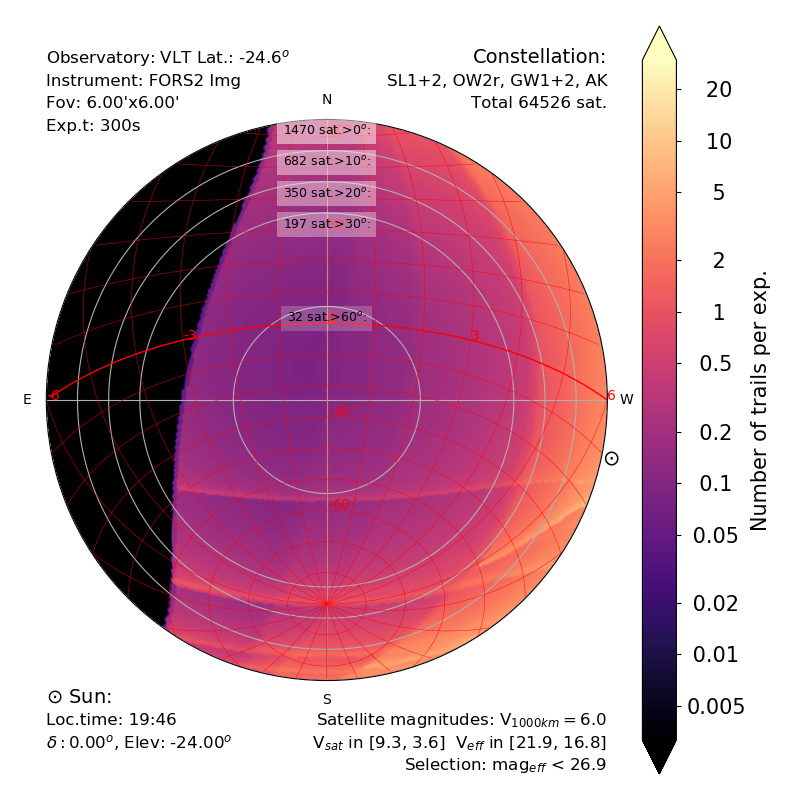

Write Python code to recreate this figure.
#!/usr/bin/env python3
# ConAn
# Constellation Analytic simulations
#
# Generate main plot: density of satellite over the map of the sky

# obsplot.py
#   -h for options

import matplotlib
matplotlib.use('Agg')  # to avoid Xdisplay issues in remote
import matplotlib.pyplot as plt
import numpy as np

import argparse
import sys
import os
sys.path.append(os.path.dirname(__file__)+"/../")


from matplotlib import ticker
from conanplot import gyrd


# import ConAn routines
import conan as ca
import conanplot as cp
from constants import mag550

#----- config
step = 0.75 #deg >~1. Smaller values take forever
#outpath = "/home/ohainaut/public_html/outsideWorld/"
outpath = "./"


#------Arguments

parser = argparse.ArgumentParser(description=
'''Satellite constellations: sky map of satellite trail density or related information. 
Define the position of the observatory, the position of the Sun, the constellation(s),
the instrument and its characteristics, and the output required.''')
parser.add_argument('-d','--deltaSun', default=0.,
                    help="Sun: Declination of the Sun [deg]")
parser.add_argument('-a','--alphaSun', 
                    help="Sun: Hour Angle of the Sun [deg]. If present, overwrites elevSun")
parser.add_argument('-e','--elevSun', default=-24.,
                    help="Sun: Elevation of the Sun BELOW the horizon. Should probably be >0 in most cases [deg]")
parser.add_argument('-C','--constellations', default='SLOWGWAK',
                    help="ID of the constellation group; list for a list")
parser.add_argument('-l','--latitude', default=-24.6,
                    help="Observatory: Latitude of the observatory [deg]")
parser.add_argument('-r','--resolution', default=1./3600., 
                    help="Observatory: Resolution of the instrument [deg]")
parser.add_argument('-t','--expTime', default=10.,
                    help="Observatory: Exposure time [sec]")
parser.add_argument('-f','--FoV', default=1.,
                    help="Observatory: Field of view of the instrument. Length or diametre [arcsec]")
parser.add_argument('-w','--FoVw', 
                    help="Observatory: Field of view of the instrument. Width. Equal to Length if omitted [arcsec]")
parser.add_argument('-m','--magLim', default=99.,
                    help="Observatory: Detection limit magnitude of the instrument [5sigma Mag during expTime]")
parser.add_argument('--magBloom', default=-99.,
                    help="Observatory: Magnitude over which the instrument saturates [Mag for expTime]. Default: -99 (no blooming)")
parser.add_argument('-k','--trailFill', default=1.,
                    help="Observatory: Trail filling fraction (width of the trail as fraction of FoV)")
parser.add_argument('-s','--telescope', default=" ",
                    help="Observatory: Name of the telescope")
parser.add_argument('-i','--instrument', default=" ",
                    help="Observatory: Name of the instrument")
parser.add_argument('-T','--system', 
                    help='''Observatory: Predefined telescope/instrument with
                         extptime, FoVl, FoVw, maglim, magbloom, trailf,  
                         telescope, instrument, resolution, latitude. 
                         Use individual options to overwrite presets.
                         SPECIAL CODES: SatDens for satellite density; 
                         TrailDens for trail density;
                         skyMag for sky surface brightness [mag];
                         skyFrac for sky surface brightness as a fraction.
''')
parser.add_argument('-M','--magcut', default="ALL",
                    help="Plot: ALL (Default), OBS, BRIGHT, FAINT, or EFFECT")
parser.add_argument('--noplot', action='store_false',
                    help="Plot: Don't generate the plot (mostly debug)")
parser.add_argument('--noshade', action='store_true',
                    help="Plot: Don't shade low elevations")
parser.add_argument('--noscalebar', action='store_false',
                    help="Plot: Don't include scalebar")
parser.add_argument('--noalmuc', action='store_false',
                    help="Plot: Don't write sat count on the almucantars")
parser.add_argument('--nolabel', action='store_false',
                    help="Plot: Don't label the plot")
parser.add_argument('--pdf', action='store_true',
                    help="Plot: output file in pdf (default is png)")
args = parser.parse_args()




if args.system is not None:  #-----presets
    args.telinslabel = args.system
    args.telescope, args.lat, args.instrument, args.expt, args.fovl, args.fovw, args.resol, args.maglim, args.magbloom, args.trailf = cp.findPreset(args.telinslabel)
else:
    args.telinslabel = " "


    # observatory and instrument
    args.lat   = float(args.latitude)
    args.resol = float(args.resolution)

    args.expt = float(args.expTime)
    args.fovl = float(args.FoV)

    if args.FoVw is None:
        args.fovw = args.fovl*1.
    else:
        args.fovw = float(args.FoVw)

    args.maglim = float(args.magLim)
    args.magbloom = float(args.magBloom)
    args.trailf = float(args.trailFill)


# sun
args.deltas = float(args.deltaSun)
args.elevs = float(args.elevSun)   
if args.alphaSun is None:
    args.alphas = ca.elev2ra(args.elevs,args.deltas,args.lat) # get sun hourangle for twilight
else:
    args.alphas = float(args.alphaSun)
    args.elevs = ca.radec2elev(args.alphas,args.deltas,args.lat)



# flags
args.plotflag     = args.noplot
args.shadeflag    = args.noshade
args.scalebarflag = args.noscalebar
args.labelplotflag = args.nolabel
args.almucantar   = args.noalmuc
if args.pdf :
    args.outputformat = ".pdf"
else:
    args.outputformat = ".png"
    



# expand the constellation id into a list of real constellations
constellationsl, constellations = cp.findConstellations(args.constellations)
consLab, consNum, consPla, consNPl, consInc, consAlt = ca.loadConstellations(constellations)
nCons = len(consLab)



if 1:
    print("Telescope:          ", args.telinslabel)
    print("Tel. latitude:      ", args.lat)
    print("Tel. FoV:           ", args.fovl, args.fovw, "deg")
    print("Resolution (pixel):  {:.2g}arcsec".format(args.resol*3600.))
    print("Trail fill fraction: {:.3g}".format(args.trailf))
    print("Sun coord.: HA: {:.1f}, Dec: {:.1f}, Elev: {:.1f} [deg]".format(args.alphas, args.deltas, args.elevs))
    print("Constellations:     ",constellationsl)
    print("Number of sub.constellations:",nCons)
    print("Total num of sat:   ", sum(consNum))
    #print('Number of sat. per const.:',consNum)
    print('Magnitude cut:      ',args.magcut)
    print('plotflag:           ',args.plotflag)
    print('almucantar:         ',args.almucantar)



    
######################################################################
#---  COMPUTE CONSTELLATIONS

#fill ElAz:
AzEl = ca.fillAzEl(step)

densSatAll = np.zeros_like(AzEl[0])
densVelAll = np.zeros_like(AzEl[0])
densSatObs = np.zeros_like(AzEl[0])
densVelObs = np.zeros_like(AzEl[0])
densSatBloom = np.zeros_like(AzEl[0])
densVelBloom = np.zeros_like(AzEl[0])
fluxSatTotal = np.zeros_like(AzEl[0])

magmax = -99.
magmin = 99.
mageffmax = -99
mageffmin = 99.

icons = 0

while icons < len(consInc):
    # constellation
    densSi, veli, magi =  ca.modelOneConstMag(AzEl,args.lat, args.alphas,args.deltas,
                            consInc[icons], consAlt[icons], consNum[icons])

    magmax = max(magmax,np.amax(magi))
    magmin = min(magmin,np.amin(magi))
    
    # all sat:
    densSatAll += densSi
    densVelAll += densSi * veli

    # effective magnitude
    mageffi = magi  - 2.5*np.log10(args.resol/veli/args.expt)
    mageffmax = max(mageffmax,np.amax(mageffi))
    mageffmin = min(mageffmin,np.amin(mageffi))

    # only observable ones
    densSobsi = np.copy(densSi)
    densSobsi[ mageffi > args.maglim] = 0.
    densSatObs += densSobsi
    densVelObs += densSobsi * veli
    
    # only super bright bloomers
    densSbloomi = np.copy(densSi)
    densSbloomi[ mageffi > args.magbloom ] = 0.
    densSatBloom += densSbloomi
    densVelBloom += densSbloomi * veli

    #flux    
    fluxi = 10.**(-0.4*magi) /3600.**2 * densSi
    fluxSatTotal += fluxi

    icons += 1
    
# here, we have the following arrays defined:
#   densSatAll: dens in Nsat/sq.deg
#   densVelAll: density if trails in Ntrail/deg/sec
#   densSatObs: same, only for sat with mag < args.maglim
#   densVelObs:
#   densSatBloom: same, only for sat with mag < args.magbloom
#   densVelBloom
#   fluxSatTotal: flux density for mag/sq.arcsec, for m550 at 550km

if args.plotflag:
    print( "Satellite magnitudes in [{:.2f},{:.2f}]".format(magmax,magmin))
    print( "Satellite eff. mag.  in [{:.2f},{:.2f}]".format(mageffmax,mageffmin))
    print('Values at zenith:', AzEl[:,-1,-1])
    print('Sat density [n/sq.dg]', round(densSatAll[-1,-1],4))
    print('Sat vel (last constellation) [deg/s]', round(veli[-1,-1],4))
    print('Diffuse mag',  -2.5*np.log10(fluxSatTotal[-1,-1]))

# output file
outfileroot = "{}_{}_{}_{:02d}_{:02d}".format(args.telinslabel,args.constellations,args.magcut,int(args.lat),int(-args.elevs))

# sat count for almucantars
elLim = [60.,30.,20., 10.,0.]
elCount = ca.integrateSat(elLim,AzEl,densSatAll)

outfile = open(outpath+outfileroot+'.txt','w+')  # store the hist.
outstring =  ('{:6.3f} {:5.1f} '+' {:4.0f}'*16).format(
    args.alphas,
    args.elevs,
    0.,0.,0.,0.,
    elCount[1],    
    elCount[2],    
    elCount[3],    
    elCount[4],
    0.,0.,0.,0.,
    0.,0.,0.,0.)
#will be written to file later


#==============================================================================

if args.magcut == 'BRIGHT':
    ds = densSatBloom
    dv = densVelBloom
    labelmag = True              

elif args.magcut == 'OBS':
    ds = densSatObs
    dv = densVelObs
    labelmag = True              

elif args.magcut == 'FAINT':
    ds = densSatAll - densSatBloom
    dv = densVelAll - densVelBloom    
    labelmag = True              

elif args.magcut == 'ALL':
    ds = densSatAll
    dv = densVelAll

elif args.magcut == 'EFFECT':
    ds = args.trailf * densSatObs + (1.-args.trailf)* densSatBloom
    dv = args.trailf * densVelObs + (1.-args.trailf)* densVelBloom
    labelmag = True
    
else:
    print("valid for -M: BRIGHT OBS FAINT ALL EFFECT")
    exit(1)
    
#==============================================================================
# colormap
cmap = "magma"

# set limits for the colormap
lvmin = -2.5
lvmax = np.log10(30)##< MAXIMUM STANDARD
#lvmax = np.log10(5000)#


print ("telinslabel",args.telinslabel)
if args.telinslabel == "TrailDens":
    ldens = np.log10( dv )
    densl = "Number of trails./deg/sec."
    #print("Tdensity")

elif args.telinslabel == "SatDens":
    ldens = np.log10( ds )
    densl = "Number of sat./sq.deg."
    #print("Sdensity")

elif args.telinslabel == "skyMag":
    ldens =  2.5* np.log10( fluxSatTotal )
    skybrightmag = False
    lvmin = -30.0
    lvmax = -26.25  ## np.amax(ldens) + 0.5
    lvmax = -24.25  ## np.amax(ldens) + 0.5
    labelmag = True

elif args.telinslabel == "skyFrac":  # fraction of the sky surfbrightness
    skymag0 = 21.78 + 5 # dark sky, mag/arcsec2, +5 for %
    skymag = skymag0 
    #skymag = 21.00 +5  #  mag/arcsec2    -15deg tw
    #skymag = 19.80 +5  #  mag/arcsec2    -12deg tw
    #skymag = 9.0 +5   #  mag/arcsec2    -9deg tw
    ldens =  2.5* np.log10( fluxSatTotal ) + skymag
    print("pseudomag", np.amax(ldens), np.amin(ldens))
    lvmin = -30.0  + skymag0
    lvmax = -26.25 + skymag0
    labelmag = True


else: # other specific (including EFFECT)
    #print("density: other, specific instrument")
    dens    =  ds* args.fovl*args.fovw + dv * args.fovl * args.expt
             # trailf already accounted for in ds and dv
     
    ldens   = np.log10(dens)
    densobs = densSatObs * args.fovl*args.fovw +  densVelObs* args.fovl *args.expt
                     # number of observable trails

    
    # compute average effect:
    EffTot = 0.
    TrailTot = 0.
    icount = 0
    aircut = 20. #30. # start counting at airmass =2
    for i in np.arange(0,len( AzEl[1,:,1]) ):
        if AzEl[1,i,1] >= aircut:
            EffTot   += np.average(dens[i,:]   ) * np.cos(np.radians(AzEl[1,i,1]))
            TrailTot += np.average(densobs[i,:]) * np.cos(np.radians(AzEl[1,i,1]))
            icount += 1
    EffTot   = EffTot  /icount
    TrailTot = TrailTot/icount
    print("Aver. effect on exposures: Loss {:.3g}/1.; Trails: {:.3g}/exp".format( EffTot, TrailTot))
    outstring += " {} {}".format(EffTot,TrailTot)

    
    if args.magcut == 'EFFECT':
        #print("Effect")
        densl = "Fraction lost"
        cmap = gyrd    
        lvmin = -3.5  # log limits for the colour scale
        lvmax = 0.2  # 2.2
        labelmag = True
    else:
        densl = "Number of trails per exp."


#-- plot

if not args.plotflag:
    args.labelplotflag  = False
    args.scalebarflag = False
    args.shadeflag = False
else:
    fig = plt.figure(figsize=(8,8))
    ax =  fig.subplots(1,1,subplot_kw={'projection': 'polar'}) 
    _ = cp.initPolPlot(ax)
    
    clab = 'k'
    ccon = 'k'
    tickformat = "{:.1f}".format

    ldens[ ldens > lvmax  ] = lvmax
    ldens[ ldens < lvmin  ] = lvmin

    cfd = ax.contourf(np.radians(AzEl[0]), 90.-AzEl[1], ldens , 
                      levels=np.arange(lvmin,lvmax,0.01),
                      vmin=lvmin, vmax=lvmax ,
                      extend='both',
                      cmap=cmap)
    cfd.cmap.set_under('k') # below minimum -> black


#----------------------------------------------------------------------
#Scalebar
if args.scalebarflag:
    cbar = fig.colorbar(cfd)
    if args.telinslabel == "skyMag":
        # (the plot contains -mag) 
        barmag = np.arange(-30,-23,.5)
        if skybrightmag:
            cbar.set_ticklabels( [ "{:.1f}".format(x) for x in -cbar.get_ticks()])
            densl = "Surface brightness [mag/sq.arcsec]"

        else:
            if 0:
                # mucd/m2
                barlum = 12e10 * 10**(0.4*barmag)   ## CONVERSION mag->mucd
                cbar.set_ticks(barmag)
                cbar.set_ticklabels( [ "{:.1g}".format(x) for x in barlum])
                densl = "Surface brightness [$\mu$cd/m$^2$]"

            else:
                # dark sky:
                barlum = 12e10 * 10**(0.4*barmag)/2.20   ## sky=220; pc= 1/100
                cbar.set_ticks(barmag)
                cbar.set_ticklabels( [ "{:.1g}".format(x) for x in barlum])
                densl = "Surface brightness [ % of sky]"

            
    elif args.telinslabel == "skyFrac":
        barmag = np.arange(-30,-25,.5) + skymag0 # skymag comes with +5mag for %
        barlum = 10**(0.4*barmag) 
        cbar.set_ticks(barmag)
        cbar.set_ticklabels( [ "{:.1g}".format(x) for x in barlum])
        densl = "Surface brightness [ % of sky] ($m_{sky} = $"+"{:.2f}".format(skymag-5)+")]"

    else:
        cbar.set_ticks(np.log10(np.array([0.002,0.005,0.01,0.02,0.05,0.1,0.2,0.5,1.,2.,5.,10.,20.,50.,100.,200.,500., 1000., 2000.,5000.,])))
#        cbar.set_ticks(np.log10(np.array([0.005,0.01,0.02,0.05,0.1,0.2,0.5,1.,2.,5.,10.,20.,50.])))
        cbar.set_ticklabels( [ "{:5.2g}".format(x) for x in 10.**cbar.get_ticks()])


    cbar.set_label(densl)


#----------------------------------------------------------------------
# airmass shade

if args.shadeflag:
    waz = np.arange(0.,2.*np.pi,.01)
    wr1 = 0.*waz +90
    whss = [['xx','x'],['++','+']]
    wcs = ['white','black']

    for whs,wc in zip( whss,wcs ): 
        for wr,wh in zip ([20,30],whs):
            wr2 = wr1 -wr
            if 1 : # hash
                alphashade=0.1
                ax.fill_between(waz,wr1,wr2,
                    facecolor='none',
                            hatch=wh,edgecolor=wc,alpha=alphashade)
                ax.fill_between(waz,wr1,wr2,
                    facecolor='none',
                            hatch=wh,edgecolor=wc,alpha=alphashade)
            else:
                alphashade=0.2
                ax.fill_between(waz,wr1,wr2,
                                color="grey", alpha=alphashade)


#------------------------------------------------------------------------------
# RA Dec lines
cp.drawHADec(args.lat)


#----------------------------------------------------------
#labels



if args.labelplotflag:

    #Sun
    azs,els = ca.radec2azel(args.alphas, args.deltas, args.lat)
    plt.text(np.radians(azs), 93.,"$\odot$", va="center", ha='center')
    

    #top left
    x = -1.
    y = 1.2
    dy = 0.08
    
    cp.azlab(ax,x,y,'Observatory: {} Lat.: {:.1f}$^o$'.format(args.telescope, args.lat))
    y -= dy
    
    
    if args.telinslabel != "SatDens" and args.telinslabel != "TrailDens" and args.telinslabel != "skyMag":
        cp.azlab(ax,x,y,'Instrument: {}'.format(args.instrument))
        y -= dy

        if args.fovl < 1./60.:
            fovll = '{:.2f}\"'.format(args.fovl*3600.)
        elif args.fovl < 1./6.:
            fovll = '{:.2f}\''.format(args.fovl*60.)
        else:
            fovll = '{:.2f}$^o$'.format(args.fovl)

        if args.fovw < 1./60.:
            fovlw = '{:.2f}\"'.format(args.fovw*3600.)
        elif args.fovw < 1./6.:
            fovlw = '{:.2f}\''.format(args.fovw*60.)
        else:
            fovlw = '{:.2f}$^o$'.format(args.fovw)

        cp.azlab(ax,x,y,'Fov: '+fovll+'x'+fovlw)
        y -= dy


        cp.azlab(ax,x,y,'Exp.t: {:.0f}s'.format(args.expt))
        y -= dy
        

            
    # bottom left
    x= -1.
    y= -1.08
    cp.azlab(ax,x,y,'$\odot$ Sun:',14)

    y -= dy
    loct = (args.alphas/15.+12.)%24
    
    loch = int(loct)
    locm = int( (loct-loch)*60.)
    cp.azlab(ax,x,y,f'Loc.time: {loch:02d}:{locm:02d}')
    y -= dy
    cp.azlab(ax,x,y,f'$\delta: {args.deltas:.2f}^o$, Elev: {args.elevs:.2f}$^o$')
    y -= dy




    # top right
    x=1.
    y=1.2
    cp.azlab(ax,x,y,'Constellation:',14)
    y -= dy
    cp.azlab(ax,x,y,constellationsl)
    
    y -= dy
    cp.azlab(ax,x,y,"Total {:.0f} sat.".format(sum(consNum)))

    #bottom right
    x = 1.
    y = -1.08 -dy
    if 1:
        lab = "Satellite magnitudes: V$_{1000km}=$" +\
            "{:3.1f}".format(mag550 -5.*np.log10(550./1000.) )
        cp.azlab(ax,x,y,lab)
        y -= dy

    if mageffmin < -1000. or args.telinslabel == "skyMag":
        lab = "  V$_{sat}$"+" in [{:.1f}, {:.1f}]".format(magmax,magmin)
    else:
        lab = "  V$_{sat}$"+" in [{:.1f}, {:.1f}]".format(magmax,magmin)+\
              "  V$_{eff}$"+" in [{:.1f}, {:.1f}]".format(mageffmax,mageffmin)


    cp.azlab(ax,x,y,lab)
    y -= dy

    if args.magcut == "BRIGHT":
        cp.azlab(ax,x,y,"Selection: mag < {:.0f}".format(args.magbloom))
    elif args.magcut == "OBS":
        wlab = "Selection: mag$_{eff}$ < "+"{:.1f}".format(args.maglim)
        cp.azlab(ax,x,y,wlab)
    elif args.magcut == "FAINT":
        cp.azlab(ax,x,y,"Selection: mag > {:.0f}".format(args.magbloom))
    elif args.magcut == "EFFECT":
        cp.azlab(ax,x,y,"Selection: all satellites, scaled for effect")
        wlab = "Detected: V$_{eff}$ < "+"{:.1f} ".format(args.maglim)
        wlab += "   Bleeding: V$_{eff}$ < "+"{:.1f}".format(args.magbloom)
        y -= dy
        cp.azlab(ax,x,y,wlab)


    

if args.almucantar and args.plotflag:
    # sat count on almucantars
    for we, wi in zip(elLim, elCount):
        cp.azlab(ax,-0,(90.-we-5)/90.,'{:.0f} sat.>{:.0f}$^o$:'.format(wi,we),9,0.5*(1.-we/100.))

print('finishing...')

outstring += '\n'
outfile.write(outstring)
outfile.close()
        



# save plot
if args.plotflag:
    fig.tight_layout()
    plt.savefig(outpath+'w.png')
    filename = outpath+outfileroot+args.outputformat
    print(filename)

    plt.savefig(filename)
#--
print("output in ",outfileroot)
